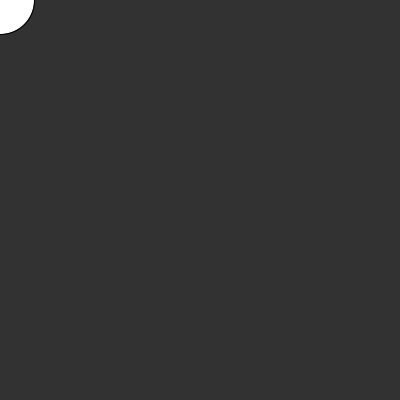
Frame 1 (no input)
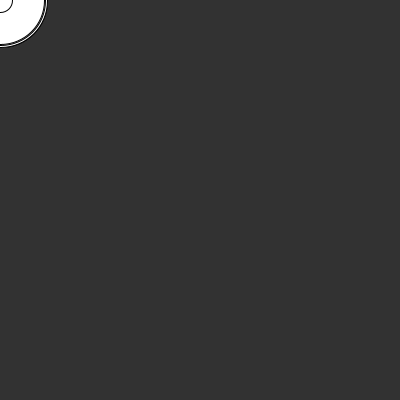
Frame 60 (the mouse pressed at the canvas centre just before this capture)
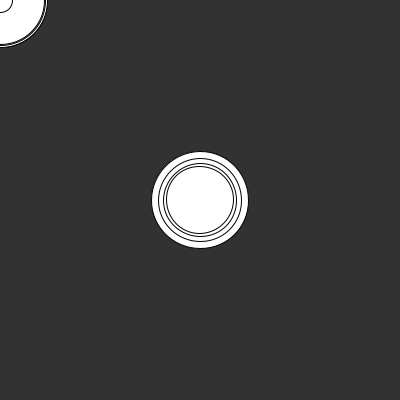
Frame 120 (the mouse held since frame 60 and released just before this capture)

The Processing sketch that drew these frames (run headless with seeded random() and noise(); from frame 60 on, the mouse is pressed at the canvas centre):

// Processing sketch: processing_28851
// ── processing_28851.pde

void setup() {
  size(400,400);
  smooth();
  background(50);
}

void draw() {
/*  int durchmesser = 40; */
  float durchmesser = 40;
  durchmesser = random(10,100);
  ellipse(mouseX,mouseY,durchmesser,durchmesser);

}
